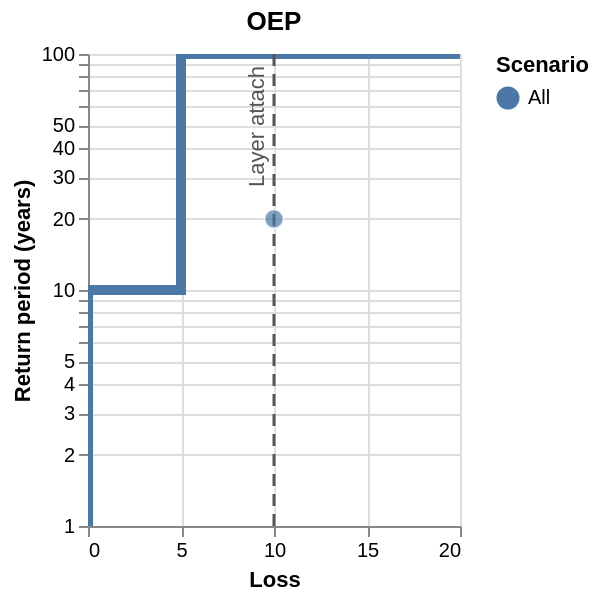

The Vega-Lite source for this figure:
### Vega-Lite specification from a JSON file in a GitHub repository (floating-point values rounded to 4 significant figures)
{"$schema": "https://vega.github.io/schema/vega-lite/v6.json", "description": "Exceedance curves (OEP or AEP) of several scenarios, loss against return period, with attachment lines and the return period at which each curve crosses each one", "title": "OEP", "width": "container", "height": "container", "autosize": {"type": "fit", "contains": "padding"}, "data": {"values": [{"scenario": "All", "total": true, "returnPeriod": 1, "loss": 0}, {"scenario": "All", "total": true, "returnPeriod": 10, "loss": 5}, {"scenario": "All", "total": true, "returnPeriod": 100, "loss": 20}]}, "layer": [{"encoding": {"x": {"field": "loss", "type": "quantitative", "title": "Loss"}, "y": {"field": "returnPeriod", "type": "quantitative", "scale": {"type": "log"}, "title": "Return period (years)"}, "order": {"field": "returnPeriod", "type": "quantitative"}, "color": {"field": "scenario", "type": "nominal", "title": "Scenario"}, "opacity": {"condition": {"param": "pick", "value": 1}, "value": 0.15}}, "layer": [{"params": [{"name": "pick", "select": {"type": "point", "fields": ["scenario"]}, "bind": "legend"}], "transform": [{"filter": "!datum.total"}], "mark": {"type": "line", "interpolate": "step-before", "tooltip": true, "strokeWidth": 1.5, "clip": true}}, {"transform": [{"filter": "datum.total"}], "mark": {"type": "line", "interpolate": "step-before", "tooltip": true, "strokeWidth": 5, "clip": true}}]}, {"data": {"values": [{"label": "Layer attach", "loss": 10}]}, "layer": [{"mark": {"type": "rule", "strokeDash": [6, 4], "strokeWidth": 1.5, "color": "#555"}, "encoding": {"x": {"field": "loss", "type": "quantitative"}}}, {"mark": {"type": "text", "angle": 270, "align": "right", "baseline": "bottom", "dx": -6, "dy": -3, "color": "#555"}, "encoding": {"x": {"field": "loss", "type": "quantitative"}, "y": {"value": 0}, "text": {"field": "label"}}}]}, {"data": {"values": [{"scenario": "All", "attachment": "Layer attach", "loss": 10, "returnPeriod": 20}]}, "mark": {"type": "point", "filled": true, "size": 90, "stroke": "white", "strokeWidth": 1}, "encoding": {"x": {"field": "loss", "type": "quantitative"}, "y": {"field": "returnPeriod", "type": "quantitative"}, "color": {"field": "scenario", "type": "nominal"}, "tooltip": [{"field": "attachment", "title": "Attachment"}, {"field": "scenario", "title": "Scenario"}, {"field": "returnPeriod", "title": "Return period", "format": ",.0f"}]}}]}
